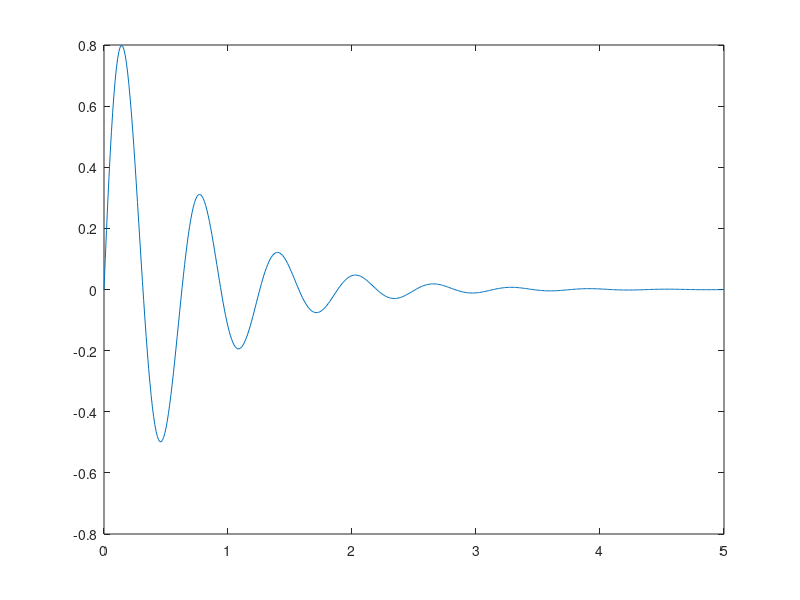

MATLAB code to generate this figure:
clear all
close all
x = [0:0.01:5];

t1 = exp(-1.5 * x);
t2 = sin(10 * x);

for i = 1: length(x)
    y(i) = (t1(i)*t2(i));

end
disp(y);
plot(x,y)
